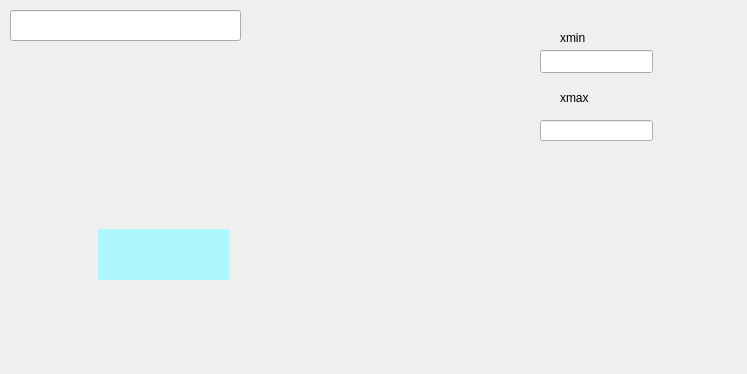
<?xml version="1.0" encoding="UTF-8"?>
<ui version="4.0">
 <class>MainWindow</class>
 <widget class="QMainWindow" name="MainWindow">
  <property name="geometry">
   <rect>
    <x>0</x>
    <y>0</y>
    <width>747</width>
    <height>374</height>
   </rect>
  </property>
  <property name="windowTitle">
   <string>MainWindow</string>
  </property>
  <widget class="QWidget" name="centralWidget">
   <widget class="QLabel" name="label">
    <property name="geometry">
     <rect>
      <x>98</x>
      <y>229</y>
      <width>131</width>
      <height>51</height>
     </rect>
    </property>
    <property name="styleSheet">
     <string notr="true">background-color: rgb(175, 247, 255);</string>
    </property>
    <property name="text">
     <string/>
    </property>
   </widget>
   <widget class="QLineEdit" name="lineEdit">
    <property name="geometry">
     <rect>
      <x>10</x>
      <y>10</y>
      <width>231</width>
      <height>31</height>
     </rect>
    </property>
   </widget>
   <widget class="QLineEdit" name="lineEdit_2">
    <property name="geometry">
     <rect>
      <x>540</x>
      <y>50</y>
      <width>113</width>
      <height>23</height>
     </rect>
    </property>
   </widget>
   <widget class="QLineEdit" name="lineEdit_3">
    <property name="geometry">
     <rect>
      <x>540</x>
      <y>120</y>
      <width>113</width>
      <height>21</height>
     </rect>
    </property>
   </widget>
   <widget class="QLabel" name="label_2">
    <property name="geometry">
     <rect>
      <x>560</x>
      <y>90</y>
      <width>59</width>
      <height>15</height>
     </rect>
    </property>
    <property name="text">
     <string>xmax</string>
    </property>
   </widget>
   <widget class="QLabel" name="label_3">
    <property name="geometry">
     <rect>
      <x>560</x>
      <y>30</y>
      <width>59</width>
      <height>15</height>
     </rect>
    </property>
    <property name="text">
     <string>xmin</string>
    </property>
   </widget>
  </widget>
 </widget>
 <layoutdefault spacing="6" margin="11"/>
 <resources/>
 <connections/>
</ui>
